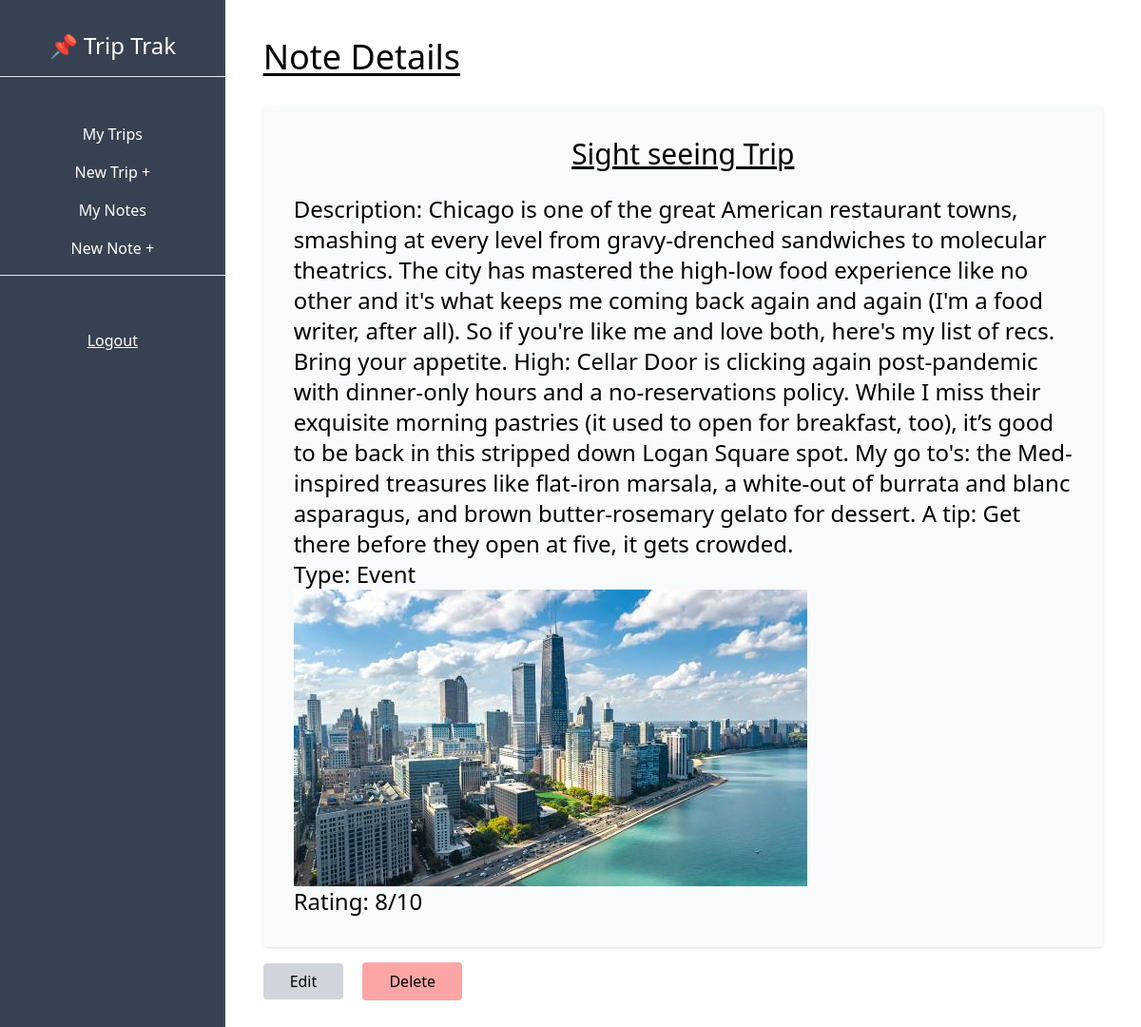
The page /dashboard/note/1/ on the database its author committed.
### trip/models.py (models this page shows, shortened)
class Note(models.Model):
    EXCURSIONS = (
        ('event', 'Event'),
        ('dining', 'Dining'),
        ('exprience', 'Exprience'),
        ('general', 'General'),
    )
    trip = models.ForeignKey(Trip, on_delete= models.CASCADE, related_name='notes')
    name = models.CharField(max_length = 100)
    description = models.TextField()
    type = models.CharField(max_length = 100, choices = EXCURSIONS)
    img= models.ImageField(upload_to='notes', blank=True, null=True)
    rating = models.PositiveSmallIntegerField(default=1, validators = [MaxValueValidator(10)])

### trip/views.py (the view)
# urls.py: path('dashboard/note/<int:pk>/', NoteDetailView.as_view(), name='note-detail'),
class NoteDetailView(DetailView):
    model = Note

### trip/templates/trip/note_detail.html (shortened to what this page needs)
{% extends 'trip/_base.html' %}
{% block content %}
<h1 class="text-4xl underline underline-offset-4 mb-8">Note Details</h1>
    <div class="bg-gray-50 p-8 rounded shadow my-4">
        <h2 class="text-3xl text-center underline">{{note.name}}</h2> <br>
        <p class="text-2xl">Description: {{note.description}}</p>
        <p class="text-2xl">Type: {{ note.type|title}}</p>
        <img src="{{note.img.url}}" alt="{{note.name}}">
        <p class="text-2xl">Rating: {{note.rating}}/10</p>
    </div>
<a class="px-7 py-2 bg-gray-300 rounded md:mr-4 hover:bg-gray-200" href="{% url 'note-update' note.pk %}">Edit</a>
<form class="inline" action="{% url 'note-delete' note.pk %}" method="post">
    <input type="submit" class="px-7 py-2 bg-red-300 rounded hover:bg-red-200 hover:cursor-pointer" value="Delete">
</form>
{% endblock content %}

### rows shown on the page
Note: name "Sight seeing Trip", description "Chicago is one of the great American restaurant towns, smashing at every level from gravy-drenched sandwiches to molecular theatrics. The city has mastered the high-low food experience like no other and it's what keeps me coming back again and again (I'm a food writer, after all). So if you're like me and love both, here's my list of recs. Bring your appetite. High: Cellar Door is clicking again post-pandemic with dinner-only hours and a no-reservations policy. While I miss their exquisite morning pastries (it used to open for breakfast, too), it’s good to be back in this stripped down Logan Square spot. My go to's: the Med-inspired treasures like flat-iron marsala, a white-out of burrata…", type "Event", img (picture), rating "8"
